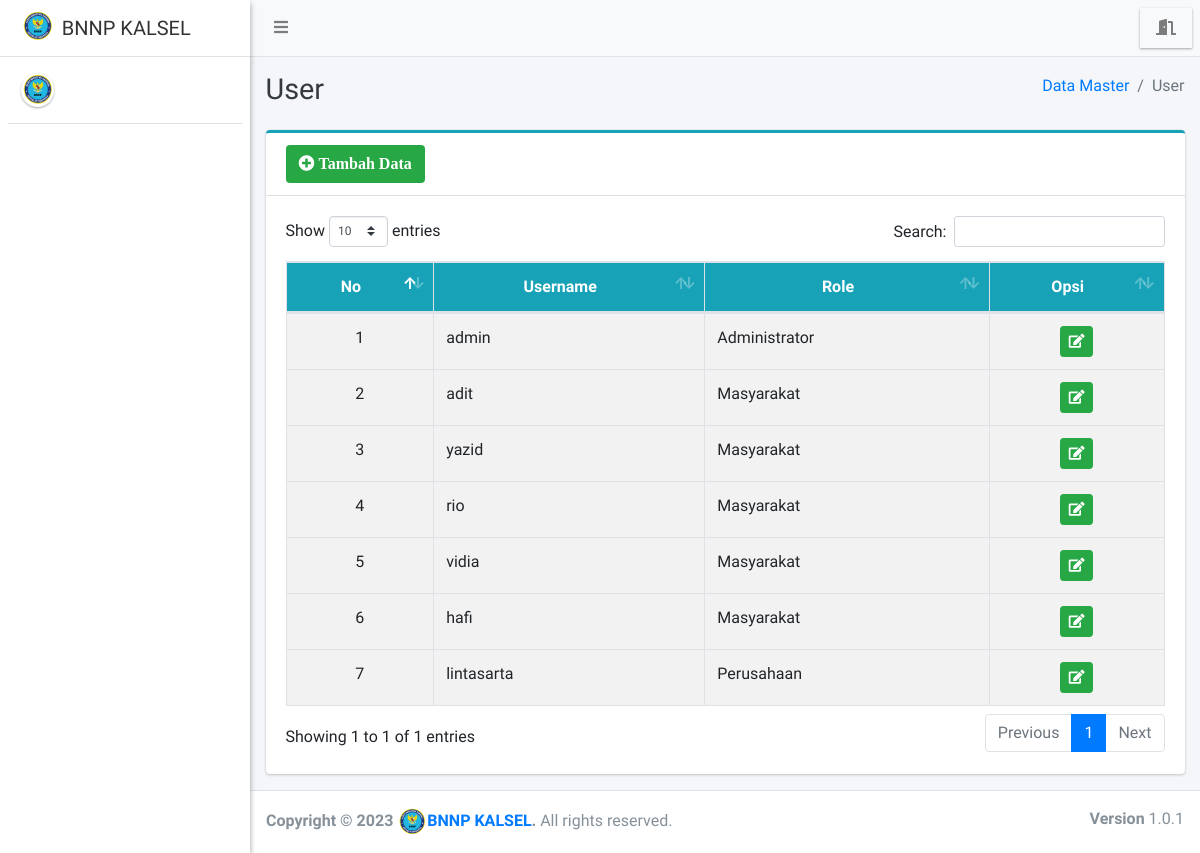
The app's page /kadis/user/index.php, older data.
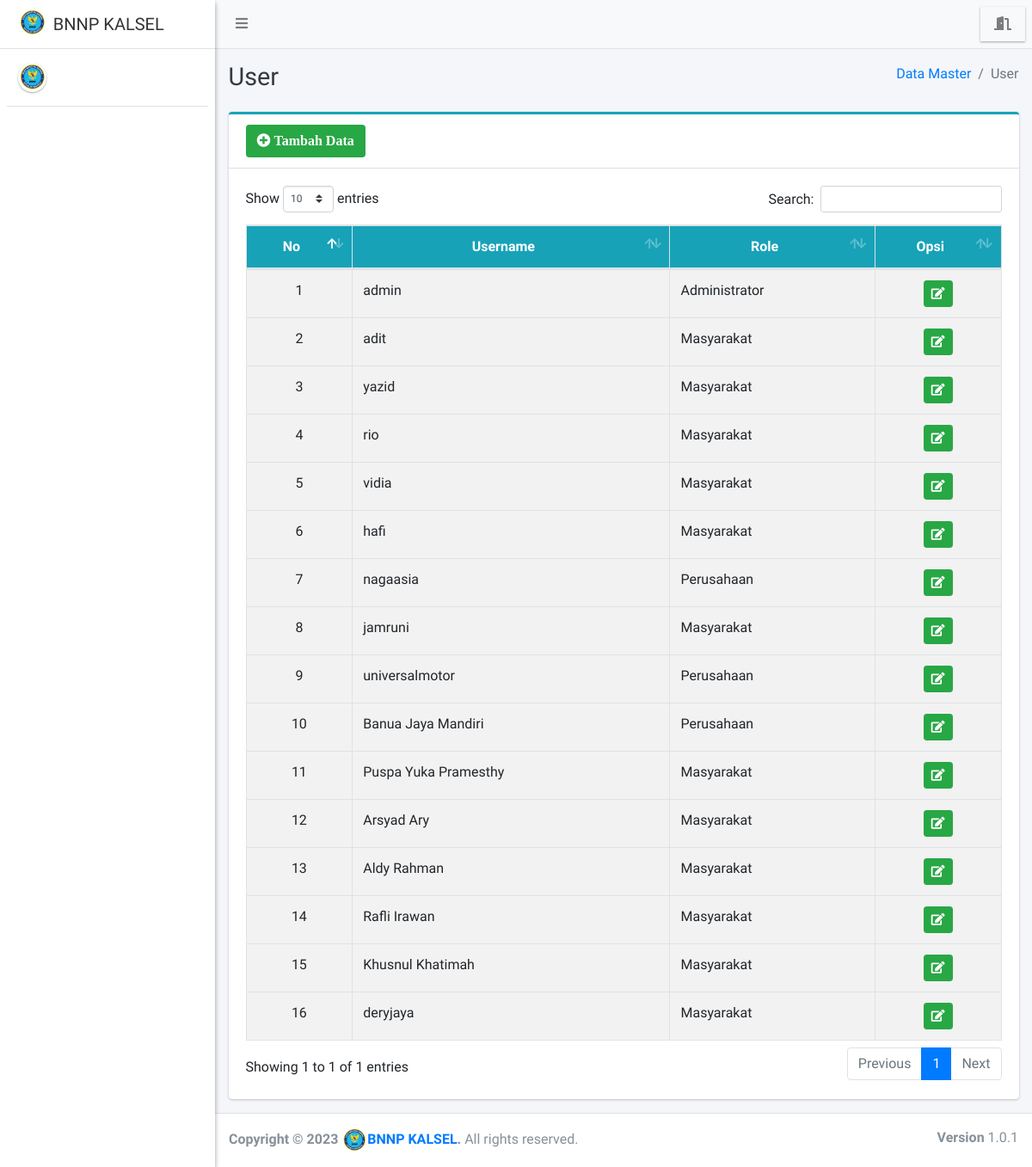
The same page, newer data.
### tables this page shows
CREATE TABLE `user` (
  `id_user` int(11) NOT NULL,
  `username` varchar(50) NOT NULL,
  `password` varchar(100) NOT NULL,
  `role` varchar(20) NOT NULL
);

### kadis/user/index.php (the view, shortened to what this page needs)
<?php
require '../../config/koneksi.php';
?>
<!DOCTYPE html>
<html>
<?php
include '../../templates/head.php';
?>
<body class="hold-transition sidebar-mini layout-fixed">
    <div class="wrapper">
        <?php
        include '../../templates/navbar.php';
        ?>
        <?php
        include '../../templates/sidebar.php';
        ?>
        <div class="content-wrapper">
            <div class="content-header">
                <div class="container-fluid">
                    <div class="row mb-2">
                        <div class="col-sm-6">
                            <h1 class="m-0 text-dark">User</h1>
                        </div>
                        <div class="col-sm-6">
                            <ol class="breadcrumb float-sm-right">
                                <li class="breadcrumb-item"><a href="#">Data Master</a></li>
                                <li class="breadcrumb-item active">User</li>
                            </ol>
                        </div>
                    </div>
                </div>
            </div>
            <section class="content">
                <div class="container-fluid">
                    <div class="row">
                        <div class="col-12">
                            <div class="card card-info card-outline">
                                <div class="card-header">
                                    <a href="tambah" class="btn bg-green"><i class="fa fa-plus-circle"> Tambah Data</i></a>
                                </div>
                                <div class="card-body">
                                    <div class="table-responsive">
                                        <table id="example1" class="table table-bordered table-striped">
                                            <thead class="bg-info">
                                                <tr align="center">
                                                    <th>No</th>
                                                    <th>Username </th>
                                                    <th>Role</th>
                                                    <th>Opsi</th>
                                                </tr>
                                            </thead>
                                            <?php
                                            $no = 1;
                                            $data = $koneksi->query("SELECT * FROM user");
                                            while ($row = $data->fetch_array()) {
                                            ?>
                                                <tbody style="background-color: white">
                                                    <tr>
                                                        <td align="center"><?= $no++ ?></td>
                                                        <td><?= $row['username'] ?></td>
                                                        <td><?= $row['role'] ?></td>
                                                        <td align="center">
                                                            <?php if ($row['role'] != 'Pelanggan') { ?>
                                                                <a href="edit?id=<?= $row['id_user'] ?>" class="btn btn-success btn-sm" title="Edit"><i class="fa fa-edit"></i></a>
                                                            <?php } else { ?>
                                                                <a href="edit?id=<?= $row['id_user'] ?>" class="btn btn-success btn-sm" title="Edit"><i class="fa fa-edit"></i></a>
                                                                <a href="hapus?id=<?= $row['id_user'] ?>" class="btn btn-danger btn-sm alert-hapus" title="Hapus"><i class="fa fa-trash"></i></a>
                                                            <?php } ?>
                                                        </td>
                                                    </tr>
                                                </tbody>
                                            <?php } ?>
                                        </table>
                                    </div>
                                </div>
                            </div>
                        </div>
                    </div>
                </div>
            </section>
        </div>
        <?php include_once "../../templates/footer.php"; ?>
    </div>
</body>
</html>

Row changes from the older to the newer data that the page shows:
removed user: username "lintasarta", role "Perusahaan"
added user: username "nagaasia", role "Perusahaan"
added user: username "jamruni", role "Masyarakat"
added user: username "universalmotor", role "Perusahaan"
added user: username "Banua Jaya Mandiri", role "Perusahaan"
added user: username "Puspa Yuka Pramesthy", role "Masyarakat"
added user: username "Arsyad Ary", role "Masyarakat"
added user: username "Aldy Rahman", role "Masyarakat"
added user: username "Rafli Irawan", role "Masyarakat"
added user: username "Khusnul Khatimah", role "Masyarakat"
added user: username "deryjaya", role "Masyarakat"
